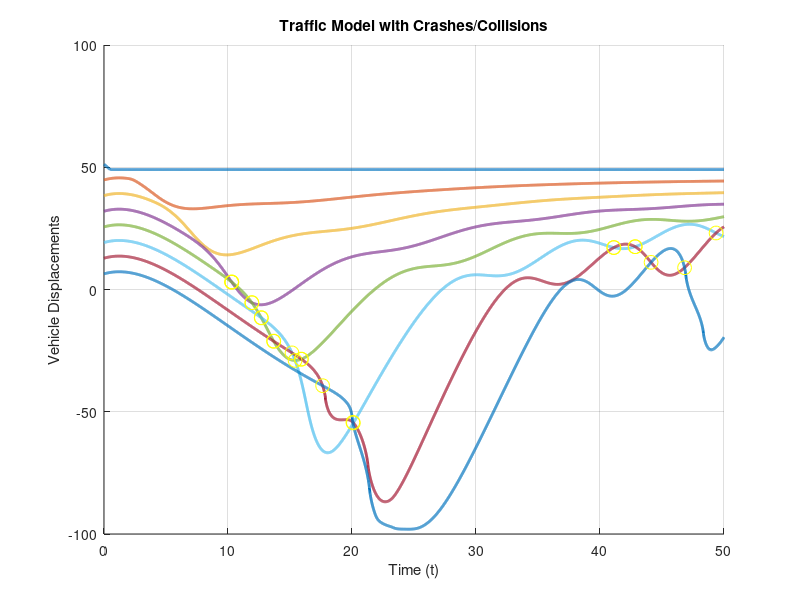

The MATLAB script that drew this image:
% Niski Graph 2 - Crashes/Collisions
clear all;
% Parameters
n = 8;            % Number of cars
tau = 2;          % Delay (Set to 2 so there are crashes in this case)
v = 8;            % Velocity constant
d_plus_l = 8;     % Equilibrium spacing
P_max = 0.2;      % Maximum density
tspan = [0 50];   % Time span
d = 6.4;          % Equidistant spacing
v0 = 1;           % Initial velocity
k = 0.5;          % Constant
t_1 = 10;         % Braking time

% Time Span
dt = 0.01;
t_values = 0:dt:tspan(2); % Time values from 0 to tspan(2)

% Initialize z_1
z_1 = zeros(size(t_values));
z_1(t_values <= 0) = v0;
z_1(t_values > 0) = v0 * (1 - k * (t_values(t_values > 0) .* exp((t_1 - t_values(t_values > 0)) / t_1)));

% Initial Conditions
initial_positions = flip((1:n) * d); % Car Starts at a Unique Position
Z = zeros(n, length(t_values)); % Initialize positions
Z(:, 1) = initial_positions'; % Set initial positions

% Time loop for Euler's Method
for i = 1:length(t_values)-1
    t = t_values(i);
    
    % Get the delayed positions
    if i > round(tau/dt)
        Z_delayed = Z(:, i - round(tau/dt)); % Get positions from tau time ago
    else
        Z_delayed = Z(:, 1); % Use initial positions if delay is not yet reached
    end
    
    % Calculate the rate of change for each car
    dZdt = zeros(n, 1);
    
    % Initial z_1(t) Velocity
    z1_t = interp1(t_values, z_1, t, 'linear', 'extrap');
    
    % Car 1: starts braking
    if t < 0.5
        dZdt(1) = -5 + z1_t; % Decelerate
    else
        dZdt(1) = 0;  % No More Braking
    end
    
    % Cars 2 to n: React to Car(s) in Front With Delay
    for j = 2:n
        expr = -(d_plus_l) + Z_delayed(j) - Z_delayed(j-1);
        dZdt(j) = v * log(abs(P_max * expr)) - v + z1_t; % Follow z_1 while reacting
    end
    
    % Update positions using Euler's Method
    Z(:, i + 1) = Z(:, i) + dZdt * dt;
end

% Plotting
figure;
hold on;
grid on;
colors = lines(n);
legend_labels = cell(n,1);
for i = 1:n
    plot(t_values, Z(i, :), 'LineWidth', 2, 'Color', colors(i,:), ...
         'DisplayName', sprintf('Car %d', i));
end

% Collision Detection and Plotting Circles
collision_threshold = 0.05; % Threshold for detecting collisions
for i = 1:n-1
    for j = i+1:n
        for k = 1:length(t_values)
            if abs(Z(i, k) - Z(j, k)) < collision_threshold
                % Plot yellow outlined circles at intersection points
                plot(t_values(k), Z(i, k), 'o', 'MarkerEdgeColor', 'yellow', ...
                     'MarkerFaceColor', 'none', 'MarkerSize', 10);
            end
        end
    end
end

xlabel('Time (t)');
ylabel('Vehicle Displacements');
title('Traffic Model with Crashes/Collisions');
grid on;
hold off;